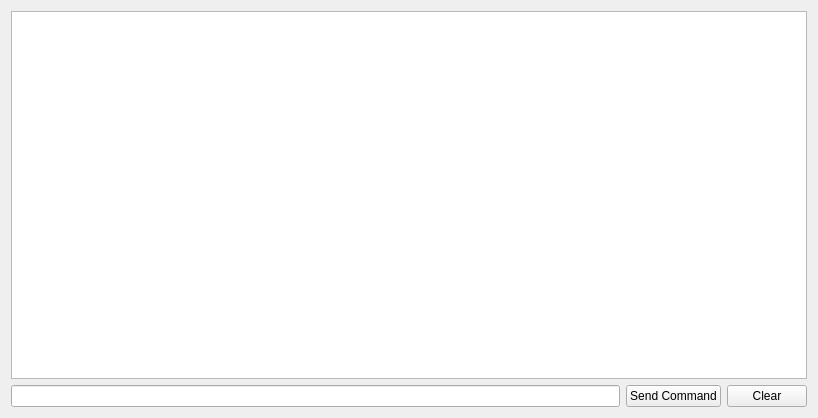
<?xml version="1.0" encoding="UTF-8"?>
<ui version="4.0">
 <class>commMonitor</class>
 <widget class="QWidget" name="commMonitor">
  <property name="geometry">
   <rect>
    <x>0</x>
    <y>0</y>
    <width>818</width>
    <height>418</height>
   </rect>
  </property>
  <property name="windowTitle">
   <string>Form</string>
  </property>
  <layout class="QGridLayout" name="gridLayout">
   <item row="1" column="0">
    <widget class="QLineEdit" name="lineEdit"/>
   </item>
   <item row="1" column="1">
    <widget class="QPushButton" name="sendButton">
     <property name="text">
      <string>Send Command</string>
     </property>
    </widget>
   </item>
   <item row="1" column="2">
    <widget class="QPushButton" name="clearButton">
     <property name="text">
      <string>Clear</string>
     </property>
    </widget>
   </item>
   <item row="0" column="0" colspan="3">
    <widget class="QTextBrowser" name="commLog">
     <property name="frameShadow">
      <enum>QFrame::Sunken</enum>
     </property>
    </widget>
   </item>
  </layout>
 </widget>
 <resources/>
 <connections/>
</ui>
